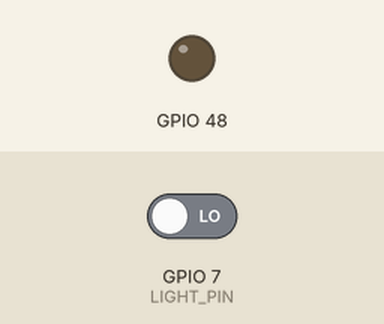
Bench run of a sketch on a simulated ESP32-S3. On the bench: output pins drawn as LEDs (lit = HIGH). The test bench sets the inputs (shaded band); at power-on: GPIO 7 (LIGHT_PIN) LOW. WiFi joins after 1.5 s; servers stay silent unless stated; no MQTT or app messages arrive unless stated.

Above: at 0.0 s.
At 3.6 s:
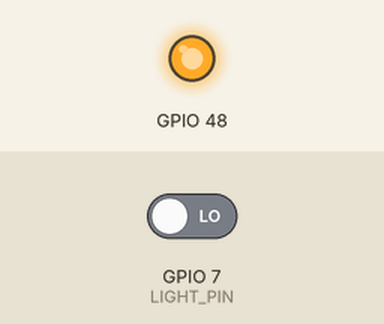
Timing chart, 0 to 5.1 s (numbered marks = the images above):
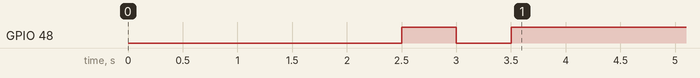

The sketch:

pico2_light_sensor.ino
```cpp
#include <WiFi.h>
#include <PubSubClient.h>

#define LIGHT_PIN 7 // GP7 (HW-486 S pin)

const char* SSID = "YOUR_WIFI_SSID";
const char* PASSWORD = "YOUR_WIFI_PASSWORD";
const char* MQTT_SERVER = "YOUR_BROKER_IP";
const int MQTT_PORT = 1883;

WiFiClient wifiClient;
PubSubClient mqtt(wifiClient);

unsigned long lastSend = 0;

void setup() {
  Serial.begin(115200);
  delay(2500);
  pinMode(LED_BUILTIN, OUTPUT);
  pinMode(LIGHT_PIN, INPUT);
  mqtt.setServer(MQTT_SERVER, MQTT_PORT);

  WiFi.begin(SSID, PASSWORD);
  while (WiFi.status() != WL_CONNECTED) {
    digitalWrite(LED_BUILTIN, !digitalRead(LED_BUILTIN));
    delay(500);
  }
  digitalWrite(LED_BUILTIN, HIGH);
}

void loop() {
  if (WiFi.status() != WL_CONNECTED) {
    WiFi.begin(SSID, PASSWORD);
    while (WiFi.status() != WL_CONNECTED) {
      delay(500);
    }
  }

  if (!mqtt.connected()) {
    if (mqtt.connect("Pico2W_Node2")) {
      // Connected
    } else {
      delay(2000);
      return;
    }
  }

  mqtt.loop();

  if (millis() - lastSend >= 3000) {
    lastSend = millis();
    int val = digitalRead(LIGHT_PIN);
    char buf[8];
    snprintf(buf, sizeof(buf), "%d", val);
    mqtt.publish("rooms/pico2/light", buf);
  }
}
```
